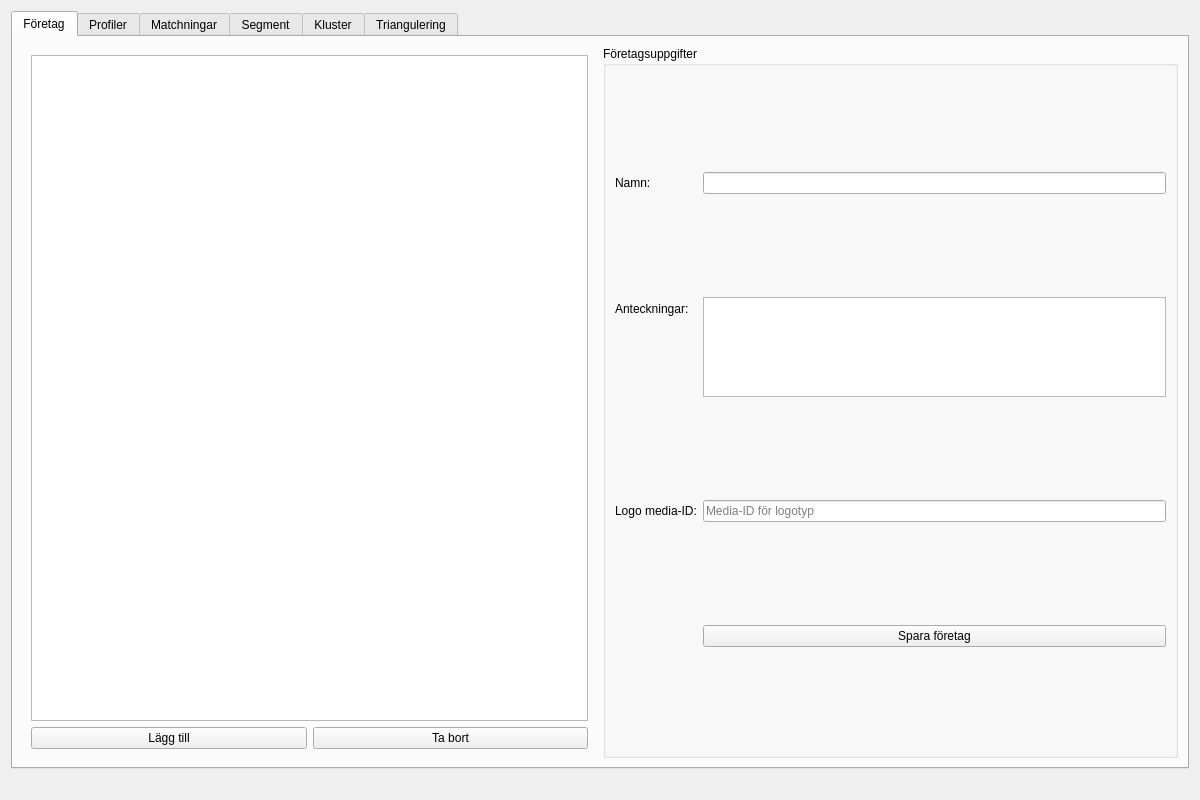
<?xml version="1.0" encoding="UTF-8"?>
<ui version="4.0">
 <class>DnaEditor</class>
 <widget class="QWidget" name="DnaEditor">
  <property name="geometry">
   <rect>
    <x>0</x>
    <y>0</y>
    <width>1200</width>
    <height>800</height>
   </rect>
  </property>
  <property name="windowTitle">
   <string>DNA-redigerare</string>
  </property>
  <layout class="QVBoxLayout" name="main_layout">
   <item>
    <widget class="QTabWidget" name="tab_widget">
     <property name="currentIndex">
      <number>0</number>
     </property>
     <!-- Tab 1: Företag (Companies) -->
     <widget class="QWidget" name="companies_tab">
      <attribute name="title">
       <string>Företag</string>
      </attribute>
      <layout class="QHBoxLayout" name="companies_layout">
       <item>
        <widget class="QWidget" name="companies_left">
         <layout class="QVBoxLayout" name="companies_left_layout">
          <item>
           <widget class="QListWidget" name="companies_list"/>
          </item>
          <item>
           <layout class="QHBoxLayout" name="companies_buttons_layout">
            <item>
             <widget class="QPushButton" name="add_company_button">
              <property name="text"><string>Lägg till</string></property>
             </widget>
            </item>
            <item>
             <widget class="QPushButton" name="remove_company_button">
              <property name="text"><string>Ta bort</string></property>
             </widget>
            </item>
           </layout>
          </item>
         </layout>
        </widget>
       </item>
       <item>
        <widget class="QGroupBox" name="company_form_group">
         <property name="title"><string>Företagsuppgifter</string></property>
         <layout class="QFormLayout" name="company_form_layout">
          <item row="0" column="0">
           <widget class="QLabel" name="company_name_label">
            <property name="text"><string>Namn:</string></property>
           </widget>
          </item>
          <item row="0" column="1">
           <widget class="QLineEdit" name="company_name_input">
            <property name="maxLength"><number>200</number></property>
           </widget>
          </item>
          <item row="1" column="0">
           <widget class="QLabel" name="company_notes_label">
            <property name="text"><string>Anteckningar:</string></property>
           </widget>
          </item>
          <item row="1" column="1">
           <widget class="QTextEdit" name="company_notes_input">
            <property name="maximumSize">
             <size><width>16777215</width><height>100</height></size>
            </property>
           </widget>
          </item>
          <item row="2" column="0">
           <widget class="QLabel" name="company_logo_label">
            <property name="text"><string>Logo media-ID:</string></property>
           </widget>
          </item>
          <item row="2" column="1">
           <widget class="QLineEdit" name="company_logo_input">
            <property name="placeholderText"><string>Media-ID för logotyp</string></property>
           </widget>
          </item>
          <item row="3" column="1">
           <widget class="QPushButton" name="save_company_button">
            <property name="text"><string>Spara företag</string></property>
           </widget>
          </item>
         </layout>
        </widget>
       </item>
      </layout>
     </widget>
     <!-- Tab 2: Profiler (Profiles) -->
     <widget class="QWidget" name="profiles_tab">
      <attribute name="title">
       <string>Profiler</string>
      </attribute>
      <layout class="QHBoxLayout" name="profiles_layout">
       <item>
        <widget class="QWidget" name="profiles_left">
         <layout class="QVBoxLayout" name="profiles_left_layout">
          <item>
           <widget class="QListWidget" name="profiles_list"/>
          </item>
          <item>
           <layout class="QHBoxLayout" name="profiles_buttons_layout">
            <item>
             <widget class="QPushButton" name="add_profile_button">
              <property name="text"><string>Lägg till</string></property>
             </widget>
            </item>
            <item>
             <widget class="QPushButton" name="remove_profile_button">
              <property name="text"><string>Ta bort</string></property>
             </widget>
            </item>
           </layout>
          </item>
         </layout>
        </widget>
       </item>
       <item>
        <widget class="QGroupBox" name="profile_form_group">
         <property name="title"><string>Profiluppgifter</string></property>
         <layout class="QFormLayout" name="profile_form_layout">
          <item row="0" column="0">
           <widget class="QLabel" name="profile_person_label">
            <property name="text"><string>Person-ID:</string></property>
           </widget>
          </item>
          <item row="0" column="1">
           <widget class="QLineEdit" name="profile_person_input">
            <property name="placeholderText"><string>ID för person</string></property>
           </widget>
          </item>
          <item row="1" column="0">
           <widget class="QLabel" name="profile_company_label">
            <property name="text"><string>Företag:</string></property>
           </widget>
          </item>
          <item row="1" column="1">
           <widget class="QComboBox" name="profile_company_combo"/>
          </item>
          <item row="2" column="0">
           <widget class="QLabel" name="profile_test_type_label">
            <property name="text"><string>Testtyp:</string></property>
           </widget>
          </item>
          <item row="2" column="1">
           <widget class="QComboBox" name="profile_test_type_combo"/>
          </item>
          <item row="3" column="0">
           <widget class="QLabel" name="profile_kit_name_label">
            <property name="text"><string>Kit-namn:</string></property>
           </widget>
          </item>
          <item row="3" column="1">
           <widget class="QLineEdit" name="profile_kit_name_input">
            <property name="maxLength"><number>200</number></property>
           </widget>
          </item>
          <item row="4" column="0">
           <widget class="QLabel" name="profile_kit_id_label">
            <property name="text"><string>Kit-ID:</string></property>
           </widget>
          </item>
          <item row="4" column="1">
           <widget class="QLineEdit" name="profile_kit_id_input">
            <property name="maxLength"><number>100</number></property>
           </widget>
          </item>
          <item row="5" column="0">
           <widget class="QLabel" name="profile_admin_person_label">
            <property name="text"><string>Admin person-ID:</string></property>
           </widget>
          </item>
          <item row="5" column="1">
           <widget class="QLineEdit" name="profile_admin_person_input">
            <property name="placeholderText"><string>ID för administratör</string></property>
           </widget>
          </item>
          <item row="6" column="0">
           <widget class="QLabel" name="profile_admin_status_label">
            <property name="text"><string>Adminstatus:</string></property>
           </widget>
          </item>
          <item row="6" column="1">
           <widget class="QComboBox" name="profile_admin_status_combo"/>
          </item>
          <item row="7" column="0">
           <widget class="QLabel" name="profile_notes_label">
            <property name="text"><string>Anteckningar:</string></property>
           </widget>
          </item>
          <item row="7" column="1">
           <widget class="QTextEdit" name="profile_notes_input">
            <property name="maximumSize">
             <size><width>16777215</width><height>80</height></size>
            </property>
           </widget>
          </item>
          <item row="8" column="1">
           <widget class="QPushButton" name="save_profile_button">
            <property name="text"><string>Spara profil</string></property>
           </widget>
          </item>
         </layout>
        </widget>
       </item>
      </layout>
     </widget>
     <!-- Tab 3: Matchningar (Matches) -->
     <widget class="QWidget" name="matches_tab">
      <attribute name="title">
       <string>Matchningar</string>
      </attribute>
      <layout class="QHBoxLayout" name="matches_layout">
       <item>
        <widget class="QWidget" name="matches_left">
         <layout class="QVBoxLayout" name="matches_left_layout">
          <property name="leftMargin"><number>0</number></property>
          <property name="topMargin"><number>0</number></property>
          <property name="rightMargin"><number>0</number></property>
          <property name="bottomMargin"><number>0</number></property>
          <item>
           <widget class="QLineEdit" name="match_filter_input">
            <property name="placeholderText">
             <string>Filtrera på person…</string>
            </property>
           </widget>
          </item>
          <item>
           <widget class="QListWidget" name="matches_list"/>
          </item>
          <item>
           <layout class="QHBoxLayout" name="matches_buttons_layout">
            <item>
             <widget class="QPushButton" name="add_match_button">
              <property name="text"><string>Lägg till</string></property>
             </widget>
            </item>
            <item>
             <widget class="QPushButton" name="remove_match_button">
              <property name="text"><string>Ta bort</string></property>
             </widget>
            </item>
           </layout>
          </item>
         </layout>
        </widget>
       </item>
       <item>
        <widget class="QGroupBox" name="match_form_group">
         <property name="title"><string>Matchningsuppgifter</string></property>
         <layout class="QFormLayout" name="match_form_layout">
          <item row="0" column="0">
           <widget class="QLabel" name="match_profile1_label">
            <property name="text"><string>Profil 1:</string></property>
           </widget>
          </item>
          <item row="0" column="1">
           <widget class="QComboBox" name="match_profile1_combo"/>
          </item>
          <item row="1" column="0">
           <widget class="QLabel" name="match_profile2_label">
            <property name="text"><string>Profil 2:</string></property>
           </widget>
          </item>
          <item row="1" column="1">
           <widget class="QComboBox" name="match_profile2_combo"/>
          </item>
          <item row="2" column="0">
           <widget class="QLabel" name="match_shared_cm_label">
            <property name="text"><string>Delad cM:</string></property>
           </widget>
          </item>
          <item row="2" column="1">
           <widget class="QDoubleSpinBox" name="match_shared_cm_input">
            <property name="maximum"><double>7400.000000000000000</double></property>
            <property name="decimals"><number>1</number></property>
           </widget>
          </item>
          <item row="3" column="0">
           <widget class="QLabel" name="match_percentage_label">
            <property name="text"><string>Procent:</string></property>
           </widget>
          </item>
          <item row="3" column="1">
           <widget class="QDoubleSpinBox" name="match_percentage_input">
            <property name="maximum"><double>100.000000000000000</double></property>
            <property name="decimals"><number>2</number></property>
           </widget>
          </item>
          <item row="4" column="0">
           <widget class="QLabel" name="match_segment_count_label">
            <property name="text"><string>Antal segment:</string></property>
           </widget>
          </item>
          <item row="4" column="1">
           <widget class="QSpinBox" name="match_segment_count_input">
            <property name="maximum"><number>10000</number></property>
           </widget>
          </item>
          <item row="5" column="0">
           <widget class="QLabel" name="match_largest_segment_label">
            <property name="text"><string>Största segment (cM):</string></property>
           </widget>
          </item>
          <item row="5" column="1">
           <widget class="QDoubleSpinBox" name="match_largest_segment_input">
            <property name="maximum"><double>300.000000000000000</double></property>
            <property name="decimals"><number>1</number></property>
           </widget>
          </item>
          <item row="6" column="0">
           <widget class="QLabel" name="match_source_label">
            <property name="text"><string>Källa:</string></property>
           </widget>
          </item>
          <item row="6" column="1">
           <widget class="QComboBox" name="match_source_combo"/>
          </item>
          <item row="7" column="0">
           <widget class="QLabel" name="match_notes_label">
            <property name="text"><string>Anteckningar:</string></property>
           </widget>
          </item>
          <item row="7" column="1">
           <widget class="QTextEdit" name="match_notes_input">
            <property name="maximumSize">
             <size><width>16777215</width><height>80</height></size>
            </property>
           </widget>
          </item>
          <item row="8" column="1">
           <widget class="QPushButton" name="save_match_button">
            <property name="text"><string>Spara matchning</string></property>
           </widget>
          </item>
         </layout>
        </widget>
       </item>
      </layout>
     </widget>
     <!-- Tab 4: Segment -->
     <widget class="QWidget" name="segments_tab">
      <attribute name="title">
       <string>Segment</string>
      </attribute>
      <layout class="QHBoxLayout" name="segments_layout">
       <item>
        <widget class="QWidget" name="segments_left">
         <layout class="QVBoxLayout" name="segments_left_layout">
          <item>
           <widget class="QListWidget" name="segments_list"/>
          </item>
          <item>
           <layout class="QHBoxLayout" name="segments_buttons_layout">
            <item>
             <widget class="QPushButton" name="add_segment_button">
              <property name="text"><string>Lägg till</string></property>
             </widget>
            </item>
            <item>
             <widget class="QPushButton" name="remove_segment_button">
              <property name="text"><string>Ta bort</string></property>
             </widget>
            </item>
           </layout>
          </item>
         </layout>
        </widget>
       </item>
       <item>
        <widget class="QGroupBox" name="segment_form_group">
         <property name="title"><string>Segmentuppgifter</string></property>
         <layout class="QFormLayout" name="segment_form_layout">
          <item row="0" column="0">
           <widget class="QLabel" name="segment_match_label">
            <property name="text"><string>Matchning:</string></property>
           </widget>
          </item>
          <item row="0" column="1">
           <widget class="QComboBox" name="segment_match_combo"/>
          </item>
          <item row="1" column="0">
           <widget class="QLabel" name="segment_chromosome_label">
            <property name="text"><string>Kromosom:</string></property>
           </widget>
          </item>
          <item row="1" column="1">
           <widget class="QComboBox" name="segment_chromosome_combo"/>
          </item>
          <item row="2" column="0">
           <widget class="QLabel" name="segment_start_label">
            <property name="text"><string>Startposition:</string></property>
           </widget>
          </item>
          <item row="2" column="1">
           <widget class="QSpinBox" name="segment_start_input">
            <property name="maximum"><number>999999999</number></property>
           </widget>
          </item>
          <item row="3" column="0">
           <widget class="QLabel" name="segment_end_label">
            <property name="text"><string>Slutposition:</string></property>
           </widget>
          </item>
          <item row="3" column="1">
           <widget class="QSpinBox" name="segment_end_input">
            <property name="maximum"><number>999999999</number></property>
           </widget>
          </item>
          <item row="4" column="0">
           <widget class="QLabel" name="segment_cm_label">
            <property name="text"><string>cM:</string></property>
           </widget>
          </item>
          <item row="4" column="1">
           <widget class="QDoubleSpinBox" name="segment_cm_input">
            <property name="maximum"><double>7400.000000000000000</double></property>
            <property name="decimals"><number>2</number></property>
           </widget>
          </item>
          <item row="5" column="0">
           <widget class="QLabel" name="segment_snp_label">
            <property name="text"><string>SNP-antal:</string></property>
           </widget>
          </item>
          <item row="5" column="1">
           <widget class="QSpinBox" name="segment_snp_input">
            <property name="maximum"><number>999999</number></property>
           </widget>
          </item>
          <item row="6" column="1">
           <widget class="QPushButton" name="save_segment_button">
            <property name="text"><string>Spara segment</string></property>
           </widget>
          </item>
         </layout>
        </widget>
       </item>
      </layout>
     </widget>
     <!-- Tab 5: Kluster (Clusters) -->
     <widget class="QWidget" name="clusters_tab">
      <attribute name="title">
       <string>Kluster</string>
      </attribute>
      <layout class="QHBoxLayout" name="clusters_layout">
       <item>
        <widget class="QWidget" name="clusters_left">
         <layout class="QVBoxLayout" name="clusters_left_layout">
          <item>
           <widget class="QListWidget" name="clusters_list"/>
          </item>
          <item>
           <layout class="QHBoxLayout" name="clusters_buttons_layout">
            <item>
             <widget class="QPushButton" name="add_cluster_button">
              <property name="text"><string>Lägg till</string></property>
             </widget>
            </item>
            <item>
             <widget class="QPushButton" name="remove_cluster_button">
              <property name="text"><string>Ta bort</string></property>
             </widget>
            </item>
           </layout>
          </item>
         </layout>
        </widget>
       </item>
       <item>
        <widget class="QGroupBox" name="cluster_form_group">
         <property name="title"><string>Klusteruppgifter</string></property>
         <layout class="QVBoxLayout" name="cluster_form_layout">
          <item>
           <layout class="QFormLayout" name="cluster_fields_layout">
            <item row="0" column="0">
             <widget class="QLabel" name="cluster_name_label">
              <property name="text"><string>Namn:</string></property>
             </widget>
            </item>
            <item row="0" column="1">
             <widget class="QLineEdit" name="cluster_name_input">
              <property name="maxLength"><number>200</number></property>
             </widget>
            </item>
            <item row="1" column="0">
             <widget class="QLabel" name="cluster_notes_label">
              <property name="text"><string>Anteckningar:</string></property>
             </widget>
            </item>
            <item row="1" column="1">
             <widget class="QTextEdit" name="cluster_notes_input">
              <property name="maximumSize">
               <size><width>16777215</width><height>60</height></size>
              </property>
             </widget>
            </item>
            <item row="2" column="0">
             <widget class="QLabel" name="cluster_color_label">
              <property name="text"><string>Färg:</string></property>
             </widget>
            </item>
            <item row="2" column="1">
             <widget class="QLineEdit" name="cluster_color_input">
              <property name="placeholderText"><string>#RRGGBB</string></property>
             </widget>
            </item>
           </layout>
          </item>
          <item>
           <widget class="QLabel" name="cluster_members_label">
            <property name="text"><string>Medlemmar (person-ID):</string></property>
           </widget>
          </item>
          <item>
           <widget class="QListWidget" name="cluster_members_list">
            <property name="maximumSize">
             <size><width>16777215</width><height>80</height></size>
            </property>
           </widget>
          </item>
          <item>
           <layout class="QHBoxLayout" name="cluster_members_buttons_layout">
            <item>
             <widget class="QLineEdit" name="cluster_member_input">
              <property name="placeholderText"><string>Person-ID</string></property>
             </widget>
            </item>
            <item>
             <widget class="QPushButton" name="add_cluster_member_button">
              <property name="text"><string>Lägg till</string></property>
             </widget>
            </item>
            <item>
             <widget class="QPushButton" name="remove_cluster_member_button">
              <property name="text"><string>Ta bort</string></property>
             </widget>
            </item>
           </layout>
          </item>
          <item>
           <widget class="QLabel" name="cluster_matches_label">
            <property name="text"><string>Associerade matchningar:</string></property>
           </widget>
          </item>
          <item>
           <widget class="QListWidget" name="cluster_matches_list">
            <property name="maximumSize">
             <size><width>16777215</width><height>80</height></size>
            </property>
           </widget>
          </item>
          <item>
           <layout class="QHBoxLayout" name="cluster_matches_buttons_layout">
            <item>
             <widget class="QComboBox" name="cluster_match_combo"/>
            </item>
            <item>
             <widget class="QPushButton" name="add_cluster_match_button">
              <property name="text"><string>Lägg till</string></property>
             </widget>
            </item>
            <item>
             <widget class="QPushButton" name="remove_cluster_match_button">
              <property name="text"><string>Ta bort</string></property>
             </widget>
            </item>
           </layout>
          </item>
          <item>
           <widget class="QPushButton" name="save_cluster_button">
            <property name="text"><string>Spara kluster</string></property>
           </widget>
          </item>
         </layout>
        </widget>
       </item>
      </layout>
     </widget>
     <!-- Tab 6: Triangulering (Triangulations) -->
     <widget class="QWidget" name="triangulations_tab">
      <attribute name="title">
       <string>Triangulering</string>
      </attribute>
      <layout class="QHBoxLayout" name="triangulations_layout">
       <item>
        <widget class="QWidget" name="triangulations_left">
         <layout class="QVBoxLayout" name="triangulations_left_layout">
          <item>
           <widget class="QListWidget" name="triangulations_list"/>
          </item>
          <item>
           <layout class="QHBoxLayout" name="triangulations_buttons_layout">
            <item>
             <widget class="QPushButton" name="add_triangulation_button">
              <property name="text"><string>Lägg till</string></property>
             </widget>
            </item>
            <item>
             <widget class="QPushButton" name="remove_triangulation_button">
              <property name="text"><string>Ta bort</string></property>
             </widget>
            </item>
           </layout>
          </item>
         </layout>
        </widget>
       </item>
       <item>
        <widget class="QGroupBox" name="triangulation_form_group">
         <property name="title"><string>Trianguleringsuppgifter</string></property>
         <layout class="QVBoxLayout" name="triangulation_form_layout">
          <item>
           <layout class="QFormLayout" name="triangulation_fields_layout">
            <item row="0" column="0">
             <widget class="QLabel" name="triangulation_company_label">
              <property name="text"><string>Företag:</string></property>
             </widget>
            </item>
            <item row="0" column="1">
             <widget class="QComboBox" name="triangulation_company_combo"/>
            </item>
            <item row="1" column="0">
             <widget class="QLabel" name="triangulation_chromosome_label">
              <property name="text"><string>Kromosom:</string></property>
             </widget>
            </item>
            <item row="1" column="1">
             <widget class="QComboBox" name="triangulation_chromosome_combo"/>
            </item>
            <item row="2" column="0">
             <widget class="QLabel" name="triangulation_start_label">
              <property name="text"><string>Överlappning start:</string></property>
             </widget>
            </item>
            <item row="2" column="1">
             <widget class="QSpinBox" name="triangulation_start_input">
              <property name="maximum"><number>999999999</number></property>
             </widget>
            </item>
            <item row="3" column="0">
             <widget class="QLabel" name="triangulation_end_label">
              <property name="text"><string>Överlappning slut:</string></property>
             </widget>
            </item>
            <item row="3" column="1">
             <widget class="QSpinBox" name="triangulation_end_input">
              <property name="maximum"><number>999999999</number></property>
             </widget>
            </item>
            <item row="4" column="0">
             <widget class="QLabel" name="triangulation_cluster_label">
              <property name="text"><string>Kluster (valfritt):</string></property>
             </widget>
            </item>
            <item row="4" column="1">
             <widget class="QComboBox" name="triangulation_cluster_combo"/>
            </item>
            <item row="5" column="0">
             <widget class="QLabel" name="triangulation_notes_label">
              <property name="text"><string>Anteckningar:</string></property>
             </widget>
            </item>
            <item row="5" column="1">
             <widget class="QTextEdit" name="triangulation_notes_input">
              <property name="maximumSize">
               <size><width>16777215</width><height>60</height></size>
              </property>
             </widget>
            </item>
           </layout>
          </item>
          <item>
           <widget class="QLabel" name="triangulation_segments_label">
            <property name="text"><string>Segment-ID:</string></property>
           </widget>
          </item>
          <item>
           <widget class="QListWidget" name="triangulation_segments_list">
            <property name="maximumSize">
             <size><width>16777215</width><height>70</height></size>
            </property>
           </widget>
          </item>
          <item>
           <layout class="QHBoxLayout" name="triangulation_segments_buttons_layout">
            <item>
             <widget class="QLineEdit" name="triangulation_segment_input">
              <property name="placeholderText"><string>Segment-ID</string></property>
             </widget>
            </item>
            <item>
             <widget class="QPushButton" name="add_triangulation_segment_button">
              <property name="text"><string>Lägg till</string></property>
             </widget>
            </item>
            <item>
             <widget class="QPushButton" name="remove_triangulation_segment_button">
              <property name="text"><string>Ta bort</string></property>
             </widget>
            </item>
           </layout>
          </item>
          <item>
           <widget class="QLabel" name="triangulation_profiles_label">
            <property name="text"><string>Profil-ID:</string></property>
           </widget>
          </item>
          <item>
           <widget class="QListWidget" name="triangulation_profiles_list">
            <property name="maximumSize">
             <size><width>16777215</width><height>70</height></size>
            </property>
           </widget>
          </item>
          <item>
           <layout class="QHBoxLayout" name="triangulation_profiles_buttons_layout">
            <item>
             <widget class="QLineEdit" name="triangulation_profile_input">
              <property name="placeholderText"><string>Profil-ID</string></property>
             </widget>
            </item>
            <item>
             <widget class="QPushButton" name="add_triangulation_profile_button">
              <property name="text"><string>Lägg till</string></property>
             </widget>
            </item>
            <item>
             <widget class="QPushButton" name="remove_triangulation_profile_button">
              <property name="text"><string>Ta bort</string></property>
             </widget>
            </item>
           </layout>
          </item>
          <item>
           <widget class="QPushButton" name="save_triangulation_button">
            <property name="text"><string>Spara triangulering</string></property>
           </widget>
          </item>
         </layout>
        </widget>
       </item>
      </layout>
     </widget>
    </widget>
   </item>
   <item>
    <widget class="QLabel" name="status_label">
     <property name="text"><string/></property>
     <property name="styleSheet"><string>color: red;</string></property>
    </widget>
   </item>
  </layout>
 </widget>
 <resources/>
 <connections/>
</ui>
